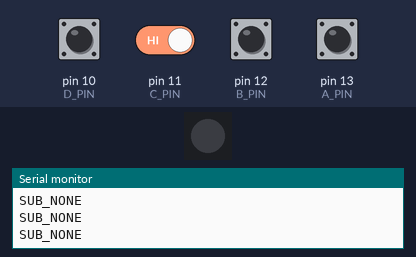
Bench run of a sketch on a simulated Arduino Uno, built with avr-gcc and run on an emulated ATmega328P. Shown: 1 RGB LEDs in strip order, left to right, the last lines printed to the serial monitor. The test bench sets the inputs (shaded band); at power-on: pin 10 (D_PIN), pin 11 (C_PIN), pin 12 (B_PIN), pin 13 (A_PIN) HIGH. Dim RGB values are drawn brighter than linear.

Above: at 1.2 s.
1.3 s: pin 10 (D_PIN) pulled LOW for 0.15 s
At 1.38 s:
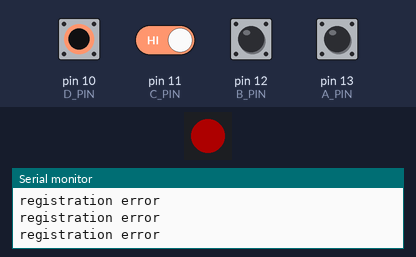
2.9 s: pin 12 (B_PIN) pulled LOW for 0.15 s
At 2.98 s:
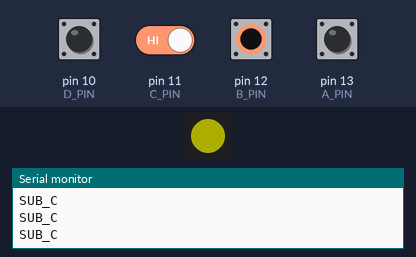
4.5 s: pin 12 (B_PIN) pulled LOW for 1 s
At 6.6 s:
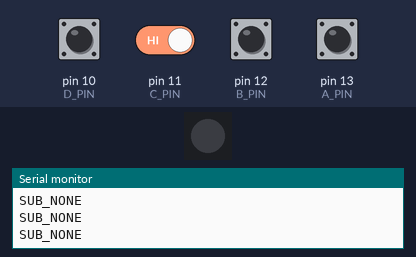
8.5 s: pin 11 (C_PIN) driven LOW and pin 12 (B_PIN) driven LOW
At 9.0 s:
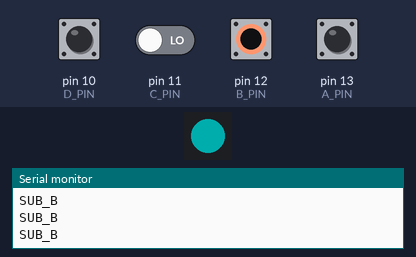
10.0 s: pin 12 (B_PIN) driven HIGH
At 11.2 s:
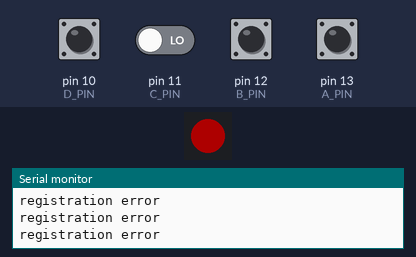
13.0 s: pin 11 (C_PIN) driven HIGH
At 13.4 s:
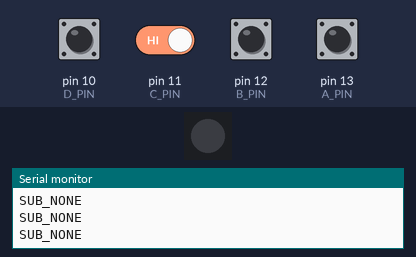
Timing chart, 0 to 16.0 s (numbered marks = the images above; inputs shaded):
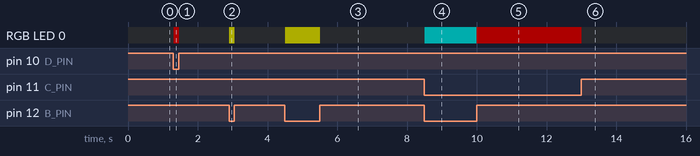

The sketch:

prototype_01.ino
```cpp
#include <Wire.h>
#include <Adafruit_NeoPixel.h>

#define A_PIN    13
#define B_PIN    12
#define C_PIN    11
#define D_PIN    10
#define LED_PIN   8

#define SUB_A     1
#define SUB_B     2
#define SUB_C     3
#define SUB_NONE  0
#define SUB_ERR  -1

#define L LOW
#define H HIGH

// LED strip
Adafruit_NeoPixel led(1, LED_PIN, NEO_GRB + NEO_KHZ800);

const int PIN_A[]= {0,0,0,0};
const int PIN_B[] = {1,0,0,1};
const int PIN_C[] = {1,0,1,1};
const int PIN_NONE[] = {1,1,1,1};

void setup() {
  Serial.begin(9600);

  pinMode(A_PIN,INPUT_PULLUP);
  pinMode(B_PIN,INPUT_PULLUP);
  pinMode(C_PIN,INPUT_PULLUP);
  pinMode(D_PIN,INPUT_PULLUP);

  led.begin();
  led.setBrightness(50); // Sets the brightness to ~1/5 of max
  led.setPixelColor(0, led.Color(0,0,0));
  led.show();

  Serial.println("setup complete");
}

void loop() {
  //Serial.println("loop");
  delay(10);

  int lightCheck = checkLight();

  if(lightCheck == SUB_NONE) {
    led.setPixelColor(0,led.Color(0,0,0));
    Serial.println("SUB_NONE");
  }
  else if(lightCheck == SUB_A) {
    led.setPixelColor(0,led.Color(255,0,255));
    Serial.println("SUB_A");
  }
  else if(lightCheck == SUB_B) {
    led.setPixelColor(0,led.Color(0,255,255));
    Serial.println("SUB_B");
  }
  else if(lightCheck == SUB_C) {
    led.setPixelColor(0,led.Color(255,255,0));
    Serial.println("SUB_C");
  }
  else {
    led.setPixelColor(0,led.Color(255,0,0));
    Serial.println("registration error");
  }

  led.show();
}

bool compareState(int stateA[], int stateB[]) {
  return (stateA[0] == stateB[0]) && (stateA[1] == stateB[1]) && (stateA[2] == stateB[2]) && (stateA[3] == stateB[3]);
}

int checkLight() {
  int state[] = {digitalRead(A_PIN),digitalRead(B_PIN),digitalRead(C_PIN),digitalRead(D_PIN)};
  bool trip = false;

  if(compareState(state,PIN_A)) {
    return SUB_A;
  }
  else if(compareState(state,PIN_B)) {
    return SUB_B;
  }
  else if(compareState(state,PIN_C)) {
    return SUB_C;
  }
  else if(compareState(state,PIN_NONE)) {
    return SUB_NONE;
  }
  else {
    return SUB_ERR;
  }
}
```

Measured:
- after the input at 1.3 s, RGB LED 0: off → RGB(50, 0, 0) at once, → off 0.16 s later
- after the input at 2.9 s, RGB LED 0: off → RGB(50, 50, 0) at once, → off 0.15 s later
- after the input at 4.5 s, RGB LED 0: off → RGB(50, 50, 0) at once, → off 1.0 s later
- after the input at 8.5 s, RGB LED 0: off → RGB(0, 50, 50) at once
- after the input at 10.0 s, RGB LED 0: RGB(0, 50, 50) → RGB(50, 0, 0) at once
- after the input at 13.0 s, RGB LED 0: RGB(50, 0, 0) → off at once
